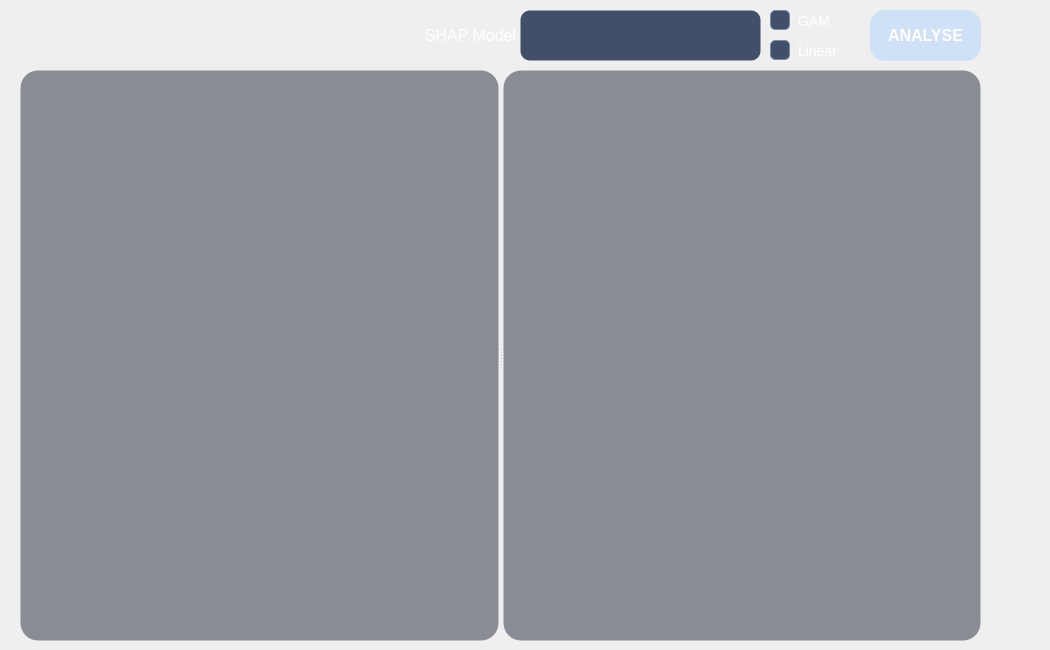
     <widget class="QWidget" name="pg_eval">
      <property name="styleSheet">
       <string notr="true"/>
      </property>
      <widget class="QComboBox" name="cmb_eval_shap_model">
       <property name="geometry">
        <rect>
         <x>520</x>
         <y>10</y>
         <width>241</width>
         <height>51</height>
        </rect>
       </property>
       <property name="font">
        <font>
         <family>Arial</family>
         <pointsize>-1</pointsize>
         <italic>false</italic>
         <bold>false</bold>
         <hintingpreference>PreferDefaultHinting</hintingpreference>
        </font>
       </property>
       <property name="styleSheet">
        <string notr="true">QLineEdit
{
	font: 12pt &quot;Arial&quot;;
	background-color: rgba(66, 79, 104, 1);
	border: 1px solid transparent;  
	border-radius: 10px;
	font-size: 14px;
	color: rgb(255, 255, 255);
	padding-left: 0px;          
	padding-right: 0px;
	min-height: 20px;
	selection-background-color: #3478e8;
	selection-color: #ffffff;
}

QLineEdit:hover
{
	background-color: rgb(74, 88, 115);   
	border: 1px solid #3478e8;

}

QLineEdit:focus
{
	border: 1px solid #3478e8;
}

QLineEdit:disabled
{
	background-color: #f6f7f9;
	color: #9498a0;
	border: 1px solid transparent;
}

QLineEdit[echoMode=&quot;2&quot;]   
{
	lineedit-password-character: 9679;
}

QComboBox
{
	font: 12pt &quot;Arial&quot;;
	background-color: rgba(66, 79, 104, 1);
	border: 1px solid transparent;
	border-radius: 10px;
	font-size: 14px;
	color: rgb(255, 255, 255);
	padding-left: 0px;
	padding-right: 0px;       
	min-height: 20px;
}

QComboBox:hover
{
	background-color: rgb(74, 88, 115);  
	border: 1px solid #3478e8;}

QComboBox:focus
{
	border: 1px solid #3478e8;
}

QComboBox:disabled
{
	background-color: #f6f7f9;
	color: #9498a0;
	border: 1px solid transparent;
}

QComboBox::drop-down
{
	subcontrol-origin: padding;
	subcontrol-position: center right;
	width: 28px;
	border: none;
	border-top-right-radius: 10px;
	border-bottom-right-radius: 10px;
	background: transparent;
}

QComboBox::drop-down:hover
{
	background-color: rgb(37, 52, 81);
}

QComboBox::drop-down:pressed
{
	background-color: rgb(204, 204, 204);
}

QComboBox::down-arrow
{
	image: url(:/icons/down_arrow.svg);
	width: 14px;
	height: 14px;
}

QComboBox::down-arrow:disabled
{
	image: url(:/icons/down_arrow.svg);
	opacity: 0.4;
}

QComboBox QAbstractItemView,
QComboBox QLineEdit
{
	background-color: rgba(66, 79, 104, 1);
	color: rgb(255, 255, 255);
	border-radius: 10px;
	selection-background-color: #3478e8;
	selection-color: #ffffff;
}

QComboBox QAbstractItemView
{
	background-color: rgba(66, 79, 104, 1);
	color: rgb(255, 255, 255);
	border: 1px solid #3478e8;
	border-radius: 8px;
	selection-background-color: #3478e8;
	selection-color: #ffffff;
	outline: none;
	padding: 4px;
}

QComboBox QAbstractItemView::item
{
	min-height: 24px;
	padding-left: 8px;
	border-radius: 6px;
}

QComboBox QAbstractItemView::item:hover
{
	background-color: rgb(37, 52, 81);
}

QComboBox QAbstractItemView::item:selected
{
	background-color: #3478e8;
	color: #ffffff;
}
QComboBox QScrollBar:vertical {
    width:10px;
    background: rgba(35, 41, 54, 0.35);
    border-radius:4px;
    margin:2px 0px;
}
QComboBox QScrollBar::handle:vertical {
    background: rgba(150, 165, 190, 0.55);
    border-radius:4px;
    min-height:28px;
    margin:1px;
}
QComboBox QScrollBar::handle:vertical:hover {
    background: rgba(120, 170, 230, 0.85);  
}
QComboBox QScrollBar::handle:vertical:pressed {
    background: rgba(70, 130, 210, 1.0);   
}

QComboBox QScrollBar::sub-line:vertical,
QComboBox QScrollBar::add-line:vertical {
    height:0px;
background: none;
}
QComboBox QScrollBar::sub-page:vertical,
QComboBox QScrollBar::add-page:vertical {
    background:none;
}

QComboBox QScrollBar:horizontal {
    height:10px;
    background: rgba(35, 41, 54, 0.35);
    border-radius:4px;
    margin:0px 2px;
}
QComboBox QScrollBar::handle:horizontal {
    background: rgba(150, 165, 190, 0.55);
    border-radius:4px;
    min-width:28px;
    margin:1px;
}
QComboBox QScrollBar::handle:horizontal:hover {
    background: rgba(120, 170, 230, 0.85);
}
QComboBox QScrollBar::handle:horizontal:pressed {
    background: rgba(70, 130, 210, 1.0);
}

QComboBox QScrollBar::sub-line:horizontal,
QComboBox QScrollBar::add-line:horizontal {
    width:0px;
    background: none;

}
QComboBox QScrollBar::sub-page:horizontal,
QComboBox QScrollBar::add-page:horizontal {
    background:none;
}
</string>
       </property>
       <property name="editable">
        <bool>false</bool>
       </property>
       <property name="currentText">
        <string/>
       </property>
       <property name="placeholderText">
        <string/>
       </property>
      </widget>
      <widget class="QLabel" name="label_52">
       <property name="geometry">
        <rect>
         <x>420</x>
         <y>0</y>
         <width>101</width>
         <height>71</height>
        </rect>
       </property>
       <property name="font">
        <font>
         <family>Arial</family>
        </font>
       </property>
       <property name="styleSheet">
        <string notr="true">background:transparent;</string>
       </property>
       <property name="text">
        <string>&lt;html&gt;&lt;head/&gt;&lt;body&gt;&lt;p align=&quot;center&quot;&gt;&lt;span style=&quot; font-size:12pt; color:#ffffff;&quot;&gt;SHAP Model&lt;/span&gt;&lt;/p&gt;&lt;/body&gt;&lt;/html&gt;</string>
       </property>
      </widget>
      <widget class="QPushButton" name="btn_eval_analyse">
       <property name="geometry">
        <rect>
         <x>870</x>
         <y>10</y>
         <width>111</width>
         <height>51</height>
        </rect>
       </property>
       <property name="font">
        <font>
         <family>Arial</family>
         <pointsize>12</pointsize>
         <bold>true</bold>
        </font>
       </property>
       <property name="styleSheet">
        <string notr="true">    QPushButton {
        background-color: rgba(168, 208, 255, 0.45);
        border-radius: 15px;
        color: #ffffff;
        text-align: center;
    }
    QPushButton:hover   { background-color: #3b8bca; }
    QPushButton:pressed { background-color: #1b6bAA; padding-top:8px;
                          padding-left:2px; padding-bottom:2px; }
    QPushButton:disabled { background-color: rgba(66, 79, 104, 0.5); }
</string>
       </property>
       <property name="text">
        <string>ANALYSE</string>
       </property>
       <property name="icon">
        <iconset resource="../../py/Anaconda3/Scripts/res.qrc">
         <normaloff>:/icons/analyse.svg</normaloff>:/icons/analyse.svg</iconset>
       </property>
       <property name="iconSize">
        <size>
         <width>25</width>
         <height>25</height>
        </size>
       </property>
      </widget>
      <widget class="QCheckBox" name="chk_eval_gam">
       <property name="geometry">
        <rect>
         <x>770</x>
         <y>10</y>
         <width>71</width>
         <height>21</height>
        </rect>
       </property>
       <property name="font">
        <font>
         <family>Arial</family>
         <pointsize>-1</pointsize>
         <italic>false</italic>
         <bold>false</bold>
        </font>
       </property>
       <property name="styleSheet">
        <string notr="true">QCheckBox
{
	font: 12pt &quot;Arial&quot;;
	font-size: 14px;
	color: rgb(255, 255, 255);
	spacing: 8px;               
	background: transparent;    
	padding: 2px 0px;
}

QCheckBox:hover
{
	color: #93C5FD;              
}

QCheckBox:focus
{
	color: #3478e8;               
}

QCheckBox:disabled
{
	color: #9498a0;
}

QCheckBox::indicator
{
	width: 18px;
	height: 18px;
	border: 1px solid rgb(120, 138, 172);   
	border-radius: 5px;
	background-color: rgba(66, 79, 104, 1);
}

QCheckBox::indicator:hover
{
	border: 1px solid #3478e8;
	background-color: rgb(74, 88, 115);
}

QCheckBox::indicator:pressed
{
	background-color: rgb(37, 52, 81);
}

QCheckBox::indicator:checked
{
	border: 1px solid #3478e8;
	image: url(:/icons/check.svg);
}

QCheckBox::indicator:checked:hover
{
	background-color: #2d6ad4;
	border: 1px solid #2d6ad4;
}

QCheckBox::indicator:checked:pressed
{
	background-color: #2159bd;
	border: 1px solid #2159bd;
}

QCheckBox::indicator:indeterminate
{
	background-color: #3478e8;
	border: 1px solid #3478e8;
	image: url(:/icons/indeterminate.svg);
}

QCheckBox::indicator:disabled
{
	background-color: #f6f7f9;
	border: 1px solid #d0d3d8;
}

QCheckBox::indicator:checked:disabled
{
	background-color: #c8ccd2;
	border: 1px solid #c8ccd2;
	image: url(:/icons/check.svg);
}</string>
       </property>
       <property name="text">
        <string>GAM</string>
       </property>
      </widget>
      <widget class="QCheckBox" name="chk_eval_linear">
       <property name="geometry">
        <rect>
         <x>770</x>
         <y>40</y>
         <width>71</width>
         <height>21</height>
        </rect>
       </property>
       <property name="font">
        <font>
         <family>Arial</family>
         <pointsize>-1</pointsize>
         <italic>false</italic>
         <bold>false</bold>
        </font>
       </property>
       <property name="styleSheet">
        <string notr="true">QCheckBox
{
	font: 12pt &quot;Arial&quot;;
	font-size: 14px;
	color: rgb(255, 255, 255);
	spacing: 8px;               
	background: transparent;    
	padding: 2px 0px;
}

QCheckBox:hover
{
	color: #93C5FD;              
}

QCheckBox:focus
{
	color: #3478e8;               
}

QCheckBox:disabled
{
	color: #9498a0;
}

QCheckBox::indicator
{
	width: 18px;
	height: 18px;
	border: 1px solid rgb(120, 138, 172);   
	border-radius: 5px;
	background-color: rgba(66, 79, 104, 1);
}

QCheckBox::indicator:hover
{
	border: 1px solid #3478e8;
	background-color: rgb(74, 88, 115);
}

QCheckBox::indicator:pressed
{
	background-color: rgb(37, 52, 81);
}

QCheckBox::indicator:checked
{
	border: 1px solid #3478e8;
	image: url(:/icons/check.svg);
}

QCheckBox::indicator:checked:hover
{
	background-color: #2d6ad4;
	border: 1px solid #2d6ad4;
}

QCheckBox::indicator:checked:pressed
{
	background-color: #2159bd;
	border: 1px solid #2159bd;
}

QCheckBox::indicator:indeterminate
{
	background-color: #3478e8;
	border: 1px solid #3478e8;
	image: url(:/icons/indeterminate.svg);
}

QCheckBox::indicator:disabled
{
	background-color: #f6f7f9;
	border: 1px solid #d0d3d8;
}

QCheckBox::indicator:checked:disabled
{
	background-color: #c8ccd2;
	border: 1px solid #c8ccd2;
	image: url(:/icons/check.svg);
}</string>
       </property>
       <property name="text">
        <string>Linear</string>
       </property>
      </widget>
      <widget class="QFrame" name="frame">
       <property name="geometry">
        <rect>
         <x>-40</x>
         <y>70</y>
         <width>1041</width>
         <height>571</height>
        </rect>
       </property>
       <property name="styleSheet">
        <string notr="true">background:transparent;</string>
       </property>
       <property name="frameShape">
        <enum>QFrame::Shape::StyledPanel</enum>
       </property>
       <property name="frameShadow">
        <enum>QFrame::Shadow::Raised</enum>
       </property>
       <widget class="QSplitter" name="spl_eval_plots">
        <property name="geometry">
         <rect>
          <x>60</x>
          <y>0</y>
          <width>961</width>
          <height>571</height>
         </rect>
        </property>
        <property name="orientation">
         <enum>Qt::Orientation::Horizontal</enum>
        </property>
        <widget class="QGraphicsView" name="gvw_eval_beeswarm">
         <property name="styleSheet">
          <string notr="true">QGraphicsView
{
    background-color: rgba(35, 41, 54, 0.5);
    border: 1px solid transparent;
    border-radius: 18px;
    padding: 4px;                       
    font: 12pt &quot;Arial&quot;;
    font-size: 14px;
    color: rgb(255, 255, 255);
}

QGraphicsView {
    background-color: rgba(35, 41, 54, 0.5);
    border: 1px solid transparent;
    border-radius: 18px;
    font: 12pt &quot;Arial&quot;;
    font-size: 14px;
    color: rgb(255, 255, 255);
}

QGraphicsView QScrollBar:vertical {
    width: 10px;
    background: rgba(35, 41, 54, 0.35);
    border-radius: 4px;
    margin: 2px 0px;
}
QGraphicsView QScrollBar::handle:vertical {
    background: rgba(150, 165, 190, 0.55);
    border-radius: 4px;
    min-height: 28px;
    margin: 1px;
}
QGraphicsView QScrollBar::handle:vertical:hover {
    background: rgba(120, 170, 230, 0.85);
}
QGraphicsView QScrollBar::handle:vertical:pressed {
    background: rgba(70, 130, 210, 1.0);
}

QGraphicsView QScrollBar::sub-line:vertical,
QGraphicsView QScrollBar::add-line:vertical {
    height: 0px;
    background: none;
}
QGraphicsView QScrollBar::sub-page:vertical,
QGraphicsView QScrollBar::add-page:vertical {
    background: none;
}

QGraphicsView QScrollBar:horizontal {
    height: 10px;
    background: rgba(35, 41, 54, 0.35);
    border-radius: 4px;
    margin: 0px 2px;
}
QGraphicsView QScrollBar::handle:horizontal {
    background: rgba(150, 165, 190, 0.55);
    border-radius: 4px;
    min-width: 28px;
    margin: 1px;
}
QGraphicsView QScrollBar::handle:horizontal:hover {
    background: rgba(120, 170, 230, 0.85);
}
QGraphicsView QScrollBar::handle:horizontal:pressed {
    background: rgba(70, 130, 210, 1.0);
}

QGraphicsView QScrollBar::sub-line:horizontal,
QGraphicsView QScrollBar::add-line:horizontal {
    width: 0px;
    background: none;
}
QGraphicsView QScrollBar::sub-page:horizontal,
QGraphicsView QScrollBar::add-page:horizontal {
    background: none;
}</string>
         </property>
        </widget>
        <widget class="QGraphicsView" name="gvw_eval_dependency">
         <property name="styleSheet">
          <string notr="true">QGraphicsView
{
    background-color: rgba(35, 41, 54, 0.5);
    border: 1px solid transparent;
    border-radius: 18px;
    padding: 4px;                      
    font: 12pt &quot;Arial&quot;;
    font-size: 14px;
    color: rgb(255, 255, 255);
}

QGraphicsView {
    background-color: rgba(35, 41, 54, 0.5);
    border: 1px solid transparent;
    border-radius: 18px;
    font: 12pt &quot;Arial&quot;;
    font-size: 14px;
    color: rgb(255, 255, 255);
}

QGraphicsView QScrollBar:vertical {
    width: 10px;
    background: rgba(35, 41, 54, 0.35);
    border-radius: 4px;
    margin: 2px 0px;
}
QGraphicsView QScrollBar::handle:vertical {
    background: rgba(150, 165, 190, 0.55);
    border-radius: 4px;
    min-height: 28px;
    margin: 1px;
}
QGraphicsView QScrollBar::handle:vertical:hover {
    background: rgba(120, 170, 230, 0.85);
}
QGraphicsView QScrollBar::handle:vertical:pressed {
    background: rgba(70, 130, 210, 1.0);
}

QGraphicsView QScrollBar::sub-line:vertical,
QGraphicsView QScrollBar::add-line:vertical {
    height: 0px;
    background: none;
}
QGraphicsView QScrollBar::sub-page:vertical,
QGraphicsView QScrollBar::add-page:vertical {
    background: none;
}

QGraphicsView QScrollBar:horizontal {
    height: 10px;
    background: rgba(35, 41, 54, 0.35);
    border-radius: 4px;
    margin: 0px 2px;
}
QGraphicsView QScrollBar::handle:horizontal {
    background: rgba(150, 165, 190, 0.55);
    border-radius: 4px;
    min-width: 28px;
    margin: 1px;
}
QGraphicsView QScrollBar::handle:horizontal:hover {
    background: rgba(120, 170, 230, 0.85);
}
QGraphicsView QScrollBar::handle:horizontal:pressed {
    background: rgba(70, 130, 210, 1.0);
}

QGraphicsView QScrollBar::sub-line:horizontal,
QGraphicsView QScrollBar::add-line:horizontal {
    width: 0px;
    background: none;
}
QGraphicsView QScrollBar::sub-page:horizontal,
QGraphicsView QScrollBar::add-page:horizontal {
    background: none;
}</string>
         </property>
        </widget>
       </widget>
      </widget>
     </widget>
